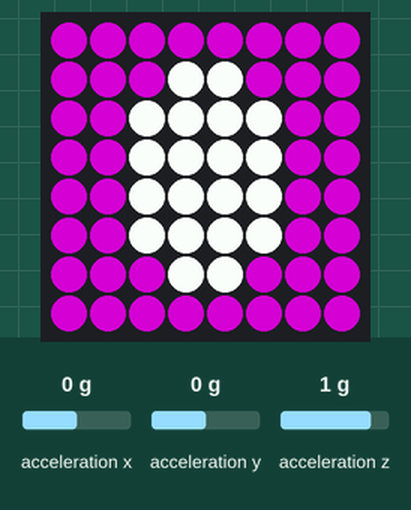
The program below on a simulated Raspberry Pi (BCM pin numbers) with a Sense HAT. Parts: the Sense HAT's 8×8 RGB LED matrix. The inputs (shaded band) are chosen by the test bench; at power-on: acceleration x 0 g, acceleration y 0 g, acceleration z 1 g. What the program prints to the terminal is not drawn.

Above: at 0.1 s.

The program:

raspimon_evolve.py
```python
from sense_hat import SenseHat
import time


sense = SenseHat()

r = (255, 0, 0)
g = (0, 255, 0)
b = (0, 0, 255)
k = (0, 0, 0)
w = (255, 255, 255)
c = (0, 255, 255)
y = (255, 255, 0)
o = (255, 128, 0)
n = (255, 128, 128)
p = (128, 0, 128)
d = (255, 0, 128)
l = (128, 255, 128)

raspimon_egg =  [(128, 0, 128), (128, 0, 128), (128, 0, 128), (128, 0, 128), (128, 0, 128), (128, 0, 128), (128, 0, 128), (128, 0, 128), (128, 0, 128), (128, 0, 128), (128, 0, 128), (255, 255, 255), (255, 255, 255), (128, 0, 128), (128, 0, 128), (128, 0, 128), (128, 0, 128), (128, 0, 128), (255, 255, 255), (255, 255, 255), (255, 255, 255), (255, 255, 255), (128, 0, 128), (128, 0, 128), (128, 0, 128), (128, 0, 128), (255, 255, 255), (255, 255, 255), (255, 255, 255), (255, 255, 255), (128, 0, 128), (128, 0, 128), (128, 0, 128), (128, 0, 128), (255, 255, 255), (255, 255, 255), (255, 255, 255), (255, 255, 255), (128, 0, 128), (128, 0, 128), (128, 0, 128), (128, 0, 128), (255, 255, 255), (255, 255, 255), (255, 255, 255), (255, 255, 255), (128, 0, 128), (128, 0, 128), (128, 0, 128), (128, 0, 128), (128, 0, 128), (255, 255, 255), (255, 255, 255), (128, 0, 128), (128, 0, 128), (128, 0, 128), (128, 0, 128), (128, 0, 128), (128, 0, 128), (128, 0, 128), (128, 0, 128), (128, 0, 128), (128, 0, 128), (128, 0, 128)]
raspimon_hatched = [[0, 0, 0], [0, 0, 0], [0, 0, 0], [0, 0, 0], [0, 0, 0], [0, 0, 0], [0, 0, 0], [0, 0, 0], [0, 0, 0], [0, 0, 0], [0, 0, 0], [248, 20, 144], [248, 20, 144], [248, 20, 144], [0, 0, 0], [0, 0, 0], [0, 0, 0], [0, 0, 0], [248, 20, 144], [248, 20, 144], [248, 20, 144], [248, 20, 144], [248, 20, 144], [0, 0, 0], [0, 0, 0], [0, 0, 0], [248, 20, 144], [248, 0, 0], [248, 20, 144], [248, 0, 0], [248, 20, 144], [0, 0, 0], [0, 0, 0], [0, 0, 0], [248, 20, 144], [248, 252, 248], [128, 0, 128], [248, 252, 248], [248, 20, 144], [0, 0, 0], [0, 0, 0], [0, 0, 0], [0, 0, 0], [248, 20, 144], [248, 20, 144], [248, 20, 144], [0, 0, 0], [0, 0, 0], [0, 0, 0], [0, 0, 0], [0, 0, 0], [248, 20, 144], [0, 0, 0], [248, 20, 144], [0, 0, 0], [0, 0, 0], [0, 0, 0], [0, 0, 0], [248, 20, 144], [248, 20, 144], [0, 0, 0], [248, 20, 144], [248, 20, 144], [0, 0, 0]]


current_state = 'egg'
food = 0

def feed(amt):
    global food, current_state
    food = food + amt #incrase by the amount of shaking.
    if food > 50:
        current_state = 'hatched'
        print("hatched")


while True:

    accel = sense.get_accelerometer_raw()

    x = accel["x"] #get each separate float value
    y = accel["y"]
    z = accel["z"]

    x = abs(x)
    y = abs(y)
    z = abs(y)

    shaking = x+y+z

    print("currently " + current_state)

    if shaking > 3.5 and shaking < 6:
        feed(shaking) # pass in the amount of shaking

    if current_state == 'egg':
        sense.set_pixels(raspimon_egg)
    elif current_state == 'hatched':
        sense.set_pixels(raspimon_hatched)


        
```
